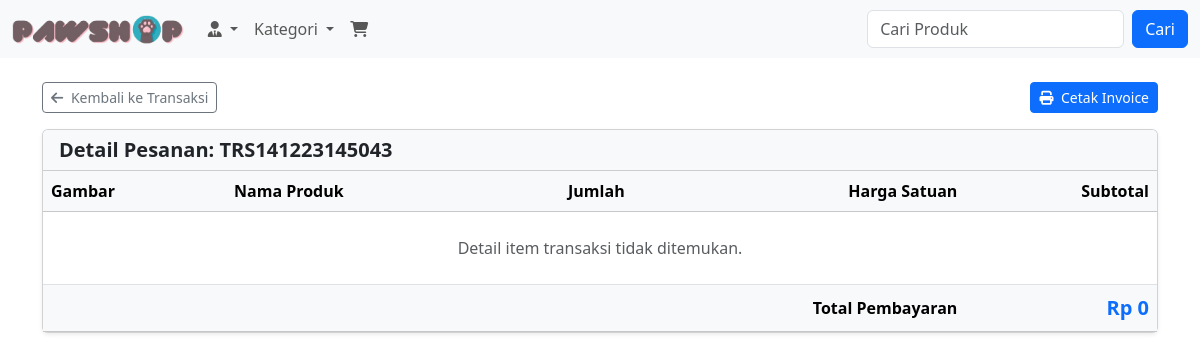
/customer/transaction-detail.php?id=TRS141223145043 (signed in), run on an earlier commit of the app's database.
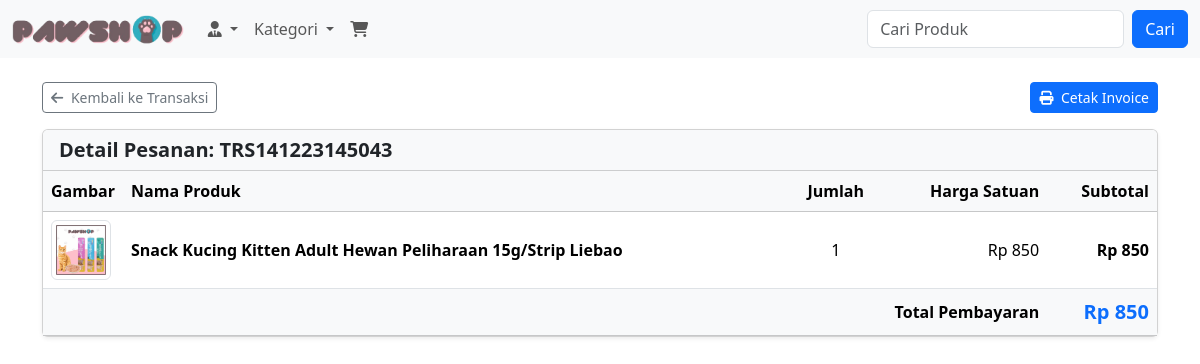
And on a later commit of the database.
### tables this page shows
CREATE TABLE IF NOT EXISTS `transaksi_detail` (
  `id` int(11) NOT NULL AUTO_INCREMENT,
  `transactions_id` varchar(25) NOT NULL,
  `product_id` int(11) NOT NULL,
  `quantity` int(11) NOT NULL,
  `unit_price` int(11) NOT NULL,
  `subtotal` int(11) NOT NULL,
  PRIMARY KEY (`id`),
  KEY `transactions_id` (`transactions_id`),
  KEY `product_id` (`product_id`)
);

CREATE TABLE IF NOT EXISTS `produk` (
  `id` int(11) NOT NULL AUTO_INCREMENT,
  `gambar` varchar(255) NOT NULL DEFAULT 'x.jpg',
  `nama_produk` varchar(255) NOT NULL,
  `category_id` int(11) NOT NULL,
  `stok` int(11) NOT NULL DEFAULT 0,
  `harga` int(11) NOT NULL DEFAULT 0,
  `detail` text DEFAULT NULL,
  PRIMARY KEY (`id`),
  KEY `category_id` (`category_id`)
);

### customer/transaction-detail.php (the view, shortened to what this page needs)
<?php
require_once __DIR__ . '/../config/database.php';
$transID = isset($_GET['id']) ? mysqli_real_escape_string($conn, $_GET['id']) : '';
include __DIR__ . '/../includes/header.php';
include __DIR__ . '/../includes/navbar.php';
?>
<main class="container py-4">
  <div class="mb-3 d-flex justify-content-between align-items-center">
    <a class="btn btn-outline-secondary btn-sm" href="<?= BASE_URL ?>customer/transactions.php">
      <i class="fa-solid fa-arrow-left me-1"></i> Kembali ke Transaksi
    </a>
    <a href="<?= BASE_URL ?>customer/invoice.php?id=<?= urlencode($transID) ?>" class="btn btn-primary btn-sm">
      <i class="fa-solid fa-print me-1"></i> Cetak Invoice
    </a>
  </div>
  <div class="card shadow-sm">
    <div class="card-header bg-light">
      <h5 class="mb-0 fw-bold">Detail Pesanan: <?= htmlspecialchars($transID) ?></h5>
    </div>
    <div class="table-responsive">
      <table class="table table-hover align-middle mb-0">
        <thead class="table-light">
          <tr>
            <th>Gambar</th>
            <th>Nama Produk</th>
            <th class="text-center">Jumlah</th>
            <th class="text-end">Harga Satuan</th>
            <th class="text-end">Subtotal</th>
          </tr>
        </thead>
        <tbody>
          <?php
          $sql = "SELECT trd.*, p.nama_produk, p.gambar
                  FROM transaksi_detail trd
                  JOIN produk p ON trd.product_id=p.id
                  WHERE transactions_id='$transID'";
          $result = mysqli_query($conn, $sql);
          $grandTotal = 0;
          if ($result && mysqli_num_rows($result) > 0) {
            while ($row = mysqli_fetch_assoc($result)) {
              $grandTotal += $row['subtotal'];
          ?>
              <tr>
                <td style="width: 80px;">
                  <img src="<?= BASE_URL ?>assets/images/<?= htmlspecialchars($row['gambar']) ?>" alt="" class="img-thumbnail" style="width: 60px; height: 60px; object-fit: contain;">
                </td>
                <td class="fw-semibold"><?= htmlspecialchars($row['nama_produk']) ?></td>
                <td class="text-center"><?= $row['quantity'] ?></td>
                <td class="text-end">Rp <?= number_format($row['unit_price']) ?></td>
                <td class="text-end fw-bold">Rp <?= number_format($row['subtotal']) ?></td>
              </tr>
          <?php
            }
          } else {
            echo '<tr><td colspan="5" class="text-center py-4 text-muted">Detail item transaksi tidak ditemukan.</td></tr>';
          }
          ?>
        </tbody>
        <tfoot class="table-light">
          <tr>
            <th colspan="4" class="text-end">Total Pembayaran</th>
            <th class="text-end fs-5 text-primary">Rp <?= number_format($grandTotal) ?></th>
          </tr>
        </tfoot>
      </table>
    </div>
  </div>
</main>
<?php
include __DIR__ . '/../includes/footer.php';
?>

What changed in the data, as far as the page shows it:
added transaksi_detail: produk.gambar (picture), produk.nama_produk "Snack Kucing Kitten Adult Hewan Peliharaan 15g/Strip Liebao", quantity "1", unit_price "850", subtotal "850"
Also different on the page:
$grandTotal: "0" → "850"
text no longer shown: "Detail item transaksi tidak ditemukan."
